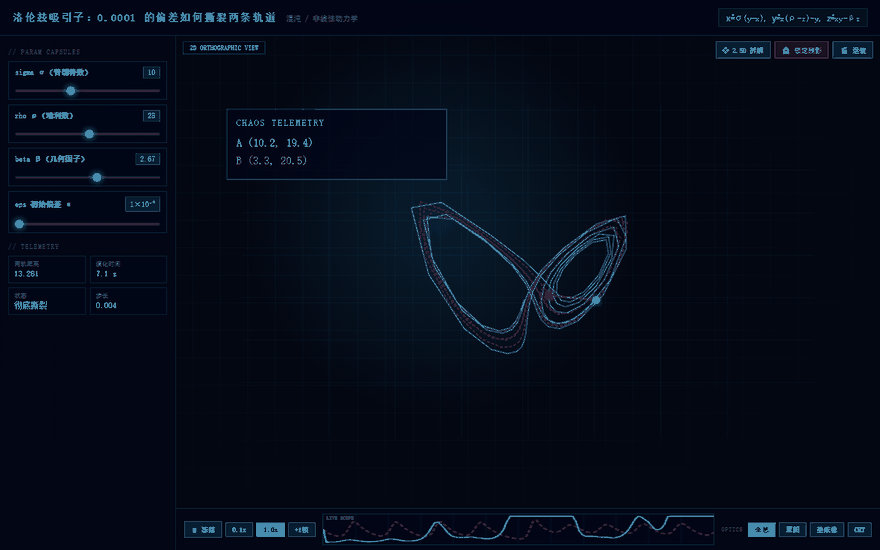
#> input picture assets/demo.gif, 880 x 550 px
$ python -i build-demo-gifs.py   (imports and definitions only)
#> lines starting #> are read from the running program, lines starting #| are printed output that depends on the picture
# -*- coding: utf-8 -*-
"""把 assets/_interactions/ 里的交互帧合成三张演示 GIF。

- assets/demo-01-slider.gif    拖滑块：谐波项数 1 → 25
- assets/demo-02-selfheal.gif  沙盒报错 → 自愈 → 重渲染
- assets/demo-03-split.gif     生成 → A/B 同屏对比

用法：
    node tools/capture-interactions.mjs     # 先截帧
    python tools/build-demo-gifs.py
"""
import glob
import os

from PIL import Image, ImageDraw, ImageFont

ROOT = os.path.dirname(os.path.dirname(os.path.abspath(__file__)))
SRC = os.path.join(ROOT, "assets", "_interactions")
ASSETS = os.path.join(ROOT, "assets")

FONT_CANDIDATES = [
    r"C:\Windows\Fonts\msyh.ttc",
    r"C:\Windows\Fonts\msyhbd.ttc",
    r"C:\Windows\Fonts\simhei.ttf",
]

SPECS = [
    {
        "slug": "slider",
        "out": "demo-01-slider.gif",
        "caption": "拖滑块：谐波项数 1 → 25，方波被一点点拼出来",
        "duration": 130,
        "width": 900,
    },
    {
        "slug": "selfheal",
        "out": "demo-02-selfheal.gif",
        "caption": "沙盒报错 → Self-Healing Agent 自动修复 → 重渲染",
        "duration": 560,
        "dedupe": True,
        "width": 900,
    },
    {
        "slug": "split",
        "out": "demo-03-split.gif",
        "caption": "一句话生成 → A/B 同屏对比，两边各自独立调参",
        "duration": 420,
        "width": 900,
    },
]


# [20 lines left out: functions load_font, decorate, not called in this run]


def dedupe(frames, threshold=0.28):
    """去掉几乎一样的相邻帧。只在"要等十几秒"的自愈场景用——
    缩略图对比对细微的曲线变化不敏感，短序列直接全留，否则会把动画抽成 PPT。"""
    kept = [frames[0]]
    for im in frames[1:]:
        a = kept[-1].convert("L").resize((96, 60))
        b = im.convert("L").resize((96, 60))
        diff = sum(abs(x - y) for x, y in zip(a.tobytes(), b.tobytes())) / (96 * 60)
        if diff > threshold:
            kept.append(im)
    return kept


# [36 lines left out: functions build, main, not called in this run]


# [2 lines not run here, left out]

>>> import cv2
>>> picture = cv2.imread('../assets/demo.gif', cv2.IMREAD_GRAYSCALE)
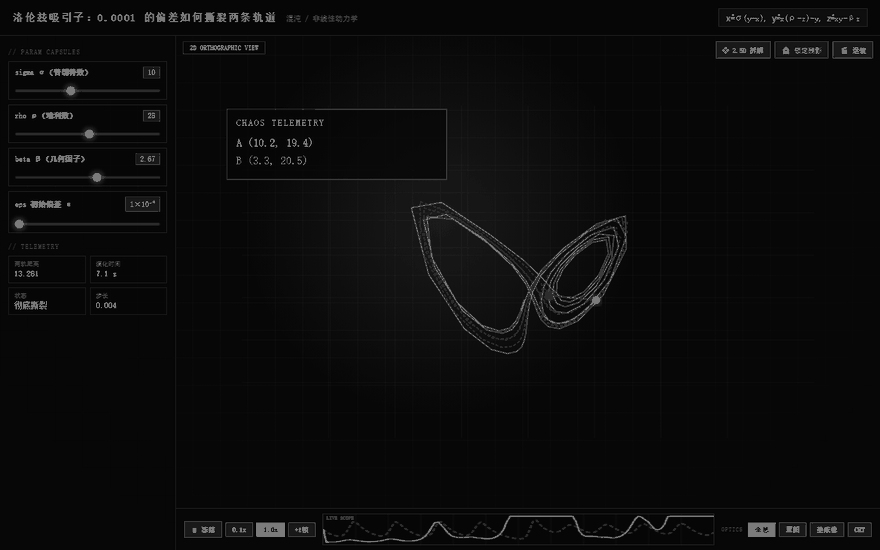
#> picture: shape (550, 880); min 2, max 123, mean 11.3
>>> result = dedupe(picture)
#> the loop in dedupe, `for im in frames[1:]:` made 1 pass
#> after the loop in dedupe, `for im in frames[1:]:`: kept = 1 item
#> (the run stopped early here; a loop or call above may not have finished)
